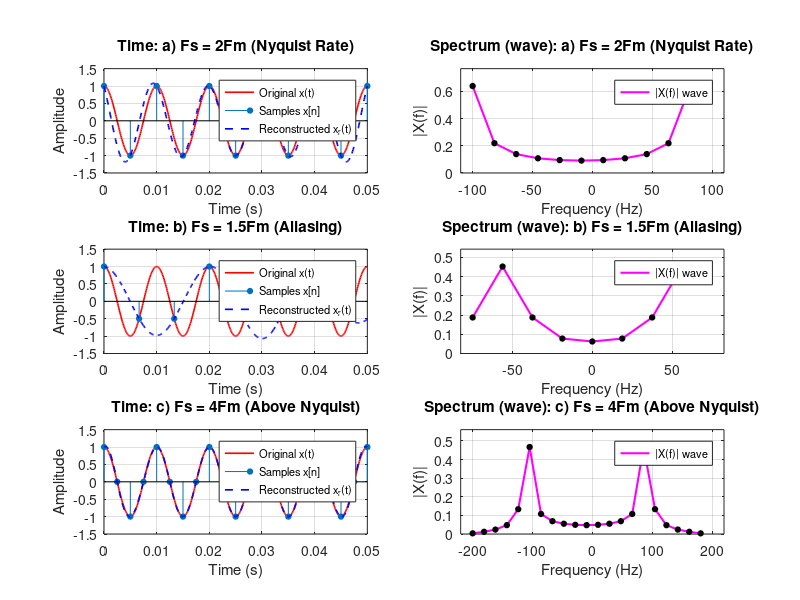

Write the MATLAB code that produced this figure. (Note: this script raises an error after producing the figure.)
clc; clear; close all;

fm = 100;                          % Signal frequency (Hz)
t  = 0:0.0001:0.05;                % Continuous time
x  = cos(2*pi*fm*t);               % Original signal

fs_list = [2*fm, 1.5*fm, 4*fm];    % Nyquist, below, above
titles  = {'a) Fs = 2Fm (Nyquist Rate)', ...
           'b) Fs = 1.5Fm (Aliasing)', ...
           'c) Fs = 4Fm (Above Nyquist)'};

figure('Color','w','Position',[100 100 1000 800]);

for k = 1:3
    fs = fs_list(k);
    Ts = 1/fs;
    ts = 0:Ts:0.05;
    xs = cos(2*pi*fm*ts);

    % ---- Sinc reconstruction ----
    xr = zeros(size(t));
    for n = 1:length(ts)
        xr = xr + xs(n)*sinc((t - ts(n))/Ts);
    end

    % ---- Time domain ----
    subplot(3,2,2*k-1);
    plot(t, x, 'r', 'LineWidth', 1.2); hold on;
    stem(ts, xs, 'filled', 'MarkerSize', 4);
    plot(t, xr, 'b--', 'LineWidth', 1.2);
    title(['Time: ' titles{k}]);
    xlabel('Time (s)'); ylabel('Amplitude');
    xlim([0 0.05]); grid on;
    legend({'Original x(t)','Samples x[n]','Reconstructed x_r(t)'}, ...
           'Location','best','FontSize',8);

    % ---- Spectrum ----
    N = length(xs);
    X = abs(fftshift(fft(xs))) / N;
    f_axis = (-N/2:N/2-1)*(fs/N);

    subplot(3,2,2*k);
    plot(f_axis, X, 'm-', 'LineWidth', 1.5); hold on;
    plot(f_axis, X, 'ko', 'MarkerSize', 4, 'MarkerFaceColor', 'k');
    title(['Spectrum (wave): ' titles{k}]);
    xlabel('Frequency (Hz)'); ylabel('|X(f)|');
    xlim([-fs/2*1.1, fs/2*1.1]);
    ylim([0, max(X)*1.2 + eps]);
    grid on;
    legend({'|X(f)| wave'},'Location','best','FontSize',8);
end

sgtitle('Illustration of Nyquist Sampling Theorem');
